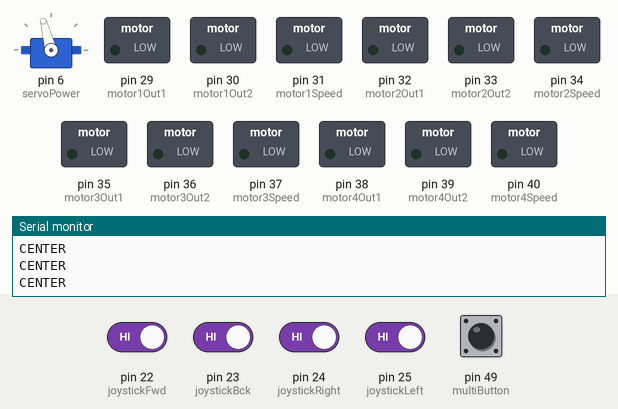
This sketch was run on a simulated Arduino Mega 2560, built with avr-gcc and run on an emulated ATmega2560. Parts: servo, switched loads named in the sketch (green lamp = pin HIGH), the last lines printed to the serial monitor. The test bench sets the inputs (shaded band); at power-on: pin 22 (joystickFwd), pin 23 (joystickBck), pin 24 (joystickRight), pin 25 (joystickLeft), pin 49 (multiButton) HIGH. Pins used as bus, display or sensor lines are not drawn.

Above: at 1.2 s.
1.3 s: pin 49 (multiButton) pulled LOW for 0.15 s
At 2.5 s:
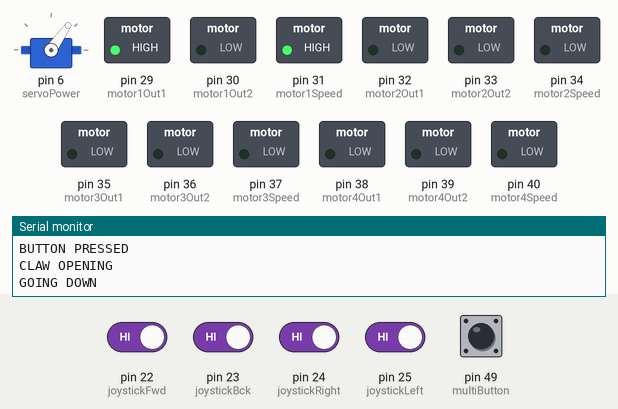
4.4 s: pin 22 (joystickFwd) driven LOW and pin 23 (joystickBck) driven LOW
7.4 s: pin 22 (joystickFwd) driven HIGH
At 8.8 s:
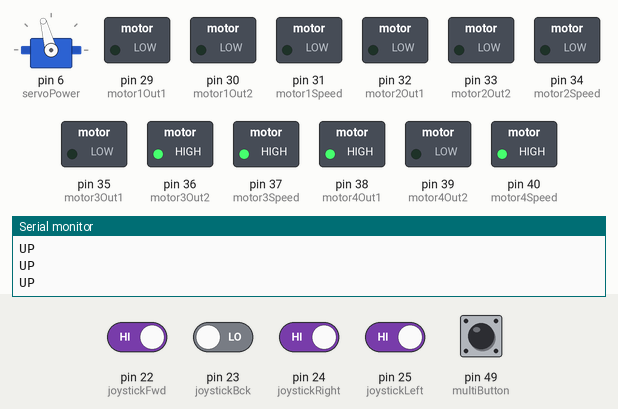
9.5 s: pin 22 (joystickFwd) driven LOW
At 10.1 s:
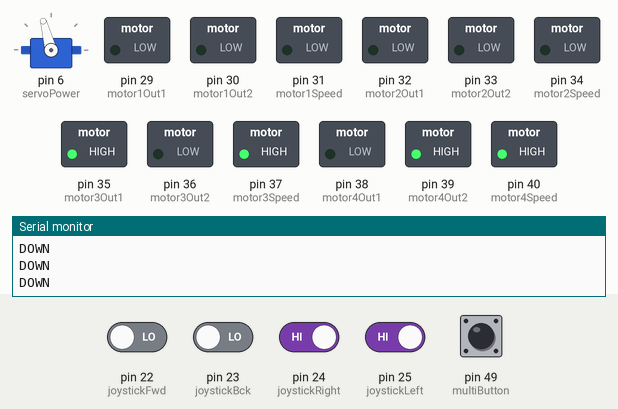
11.0 s: pin 49 (multiButton) pulled LOW for 1 s
At 11.6 s:
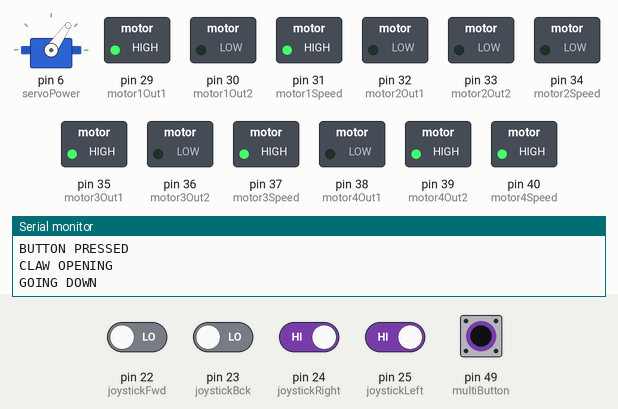
15.0 s: pin 22 (joystickFwd) driven HIGH and pin 23 (joystickBck) driven HIGH and pin 24 (joystickRight) driven LOW and pin 25 (joystickLeft) driven LOW and pin 49 (multiButton) driven LOW
At 19.1 s:
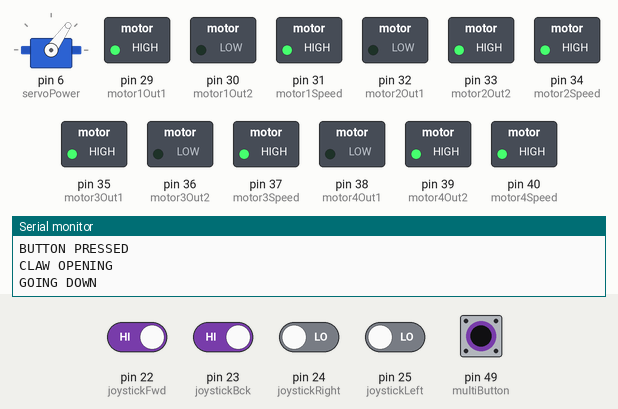
Timing chart, 0 to 22.4 s (numbered marks = the images above; inputs shaded):
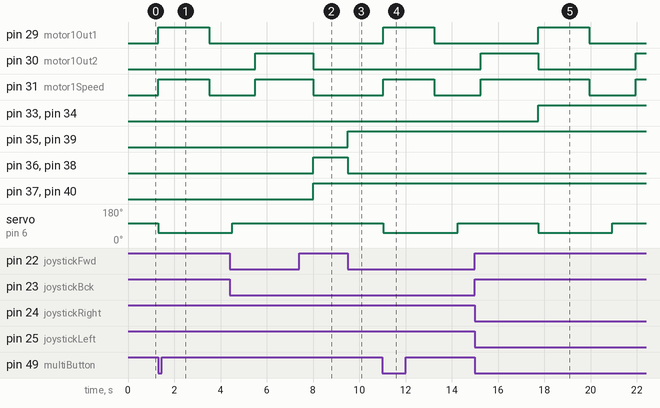

Measured:
- after the input at 1.3 s, pin 29 (motor1Out1), pin 31 (motor1Speed): LOW → HIGH at once, → LOW 2.2 s later; servo on pin 6 (servoPower): 105° → 55° at once
- after the input at 7.4 s, pin 35 (motor3Out1), pin 39 (motor4Out2): stays LOW (without the input it goes to HIGH after 0.60 s); pin 36 (motor3Out2), pin 38 (motor4Out1): LOW → HIGH after 0.60 s
- after the input at 9.5 s, pin 35 (motor3Out1), pin 39 (motor4Out2): LOW → HIGH at once; pin 36 (motor3Out2), pin 38 (motor4Out1): HIGH → LOW at once
- after the input at 11.0 s, pin 29 (motor1Out1), pin 31 (motor1Speed): LOW → HIGH after 0.05 s, → LOW 2.2 s later; servo on pin 6 (servoPower): 105° → 55° at once, → 105° 3.2 s later
- after the input at 15.0 s, pin 29 (motor1Out1): LOW → HIGH after 2.7 s, → LOW 2.2 s later; pin 33 (motor2Out2), pin 34 (motor2Speed): LOW → HIGH after 2.7 s; servo on pin 6 (servoPower): 105° → 55° after 2.7 s, → 105° 3.2 s later

The sketch:

combointest.ino
```cpp
#include <Servo.h>

void lowerClaw();

// Button/claw controls
const int servoPower = 6;
const int multiButton = 49;
int motorPos = 0;
bool upStroke = 0;
Servo clawServo;
int pos = 0;

// Digital output: Motors
// Motor 1 (Y axis; claw lift) pins
int motor1Out1 = 29;
int motor1Out2 = 30;
int motor1Speed = 31; // Speed control, 0-255
// Motor 2 (X axis; claw gantry) pins
int motor2Out1 = 32;
int motor2Out2 = 33;
int motor2Speed = 34; // Speed control, 0-255
// Motor 3 (Z axis; lower gantry) pins
int motor3Out1 = 35;
int motor3Out2 = 36;
int motor3Speed = 37; // Speed control, 0-255
// Motor 4 (Z axis; lower gantry) pins
int motor4Out1 = 38;
int motor4Out2 = 39;
int motor4Speed = 40; // Speed control, 0-255

// Joystick pins
int joystickBck = 23;
int joystickFwd = 22;
int joystickRight = 24;
int joystickLeft = 25;

void setup(){
    // Motor 1 pin modes
    pinMode(motor1Speed, OUTPUT);
    pinMode(motor1Out1, OUTPUT);
    pinMode(motor1Out2, OUTPUT);
    // Motor 2 pin modes
    pinMode(motor2Speed, OUTPUT);
    pinMode(motor2Out1, OUTPUT);
    pinMode(motor2Out2, OUTPUT);
    // Motor 3 pin modes
    pinMode(motor3Speed, OUTPUT);
    pinMode(motor3Out1, OUTPUT);
    pinMode(motor3Out2, OUTPUT);
    // Motor 4 pin modes
    pinMode(motor4Speed, OUTPUT);
    pinMode(motor4Out1, OUTPUT);
    pinMode(motor4Out2, OUTPUT);

    // Joystick pin modes
    pinMode(joystickBck, INPUT_PULLUP);
    pinMode(joystickFwd, INPUT_PULLUP);
    pinMode(joystickLeft, INPUT_PULLUP);
    pinMode(joystickRight, INPUT_PULLUP);

    // Button/claw pin modes
    pinMode(servoPower, OUTPUT);
    pinMode(multiButton, INPUT);
    digitalWrite(multiButton, INPUT_PULLUP);
    digitalWrite(servoPower, HIGH);

    clawServo.attach(6);
    clawServo.write(105);

    Serial.begin(9600);

}

void loop(){
if(digitalRead(joystickFwd) == LOW){
        digitalWrite(motor3Out1, HIGH); // MOTOR 1 FORWARD ON
        digitalWrite(motor3Out2, LOW); // REVERSE OFF
        digitalWrite(motor3Speed, 255); // SPEED MAX
        digitalWrite(motor4Out1, LOW); // MOTOR 2 FORWARD OFF (must be opposite)
        digitalWrite(motor4Out2, HIGH); // REVERSE OFF
        digitalWrite(motor4Speed, 255); // SPEED MAX
        Serial.println("DOWN");

    } else if(digitalRead(joystickBck) == LOW){
        digitalWrite(motor3Out1, LOW); // MOTOR 1 FORWARD OFF
        digitalWrite(motor3Out2, HIGH); // REVERSE ON
        digitalWrite(motor3Speed, 255); // SPEED MAX
        digitalWrite(motor4Out1, HIGH); // MOTOR 2 FORWARD ON
        digitalWrite(motor4Out2, LOW); // REVERSE OFF
        digitalWrite(motor4Speed, 255); // SPEED MAX
        Serial.println("UP");

    } else if(digitalRead(joystickLeft) == LOW){
        digitalWrite(motor2Out1, LOW); // MOTOR 1 FORWARD OFF
        digitalWrite(motor2Out2, HIGH); // REVERSE ON
        digitalWrite(motor2Speed, 255); // SPEED MAX
        Serial.println("LEFT");

    } else if(digitalRead(joystickRight) == LOW){
        digitalWrite(motor2Out1, HIGH); // MOTOR 1 FORWARD OFF
        digitalWrite(motor2Out2, LOW); // REVERSE ON
        digitalWrite(motor2Speed, 255); // SPEED MAX
        Serial.println("RIGHT");

    } else if(digitalRead(joystickFwd) == LOW && digitalRead(joystickLeft) == LOW){
        digitalWrite(motor3Out1, HIGH); // MOTOR 1 FORWARD ON
        digitalWrite(motor3Out2, LOW); // REVERSE OFF
        digitalWrite(motor3Speed, 255); // SPEED MAX
        digitalWrite(motor4Out1, LOW); // MOTOR 2 FORWARD OFF (must be opposite)
        digitalWrite(motor4Out2, HIGH); // REVERSE OFF
        digitalWrite(motor4Speed, 255); // SPEED MAX

        digitalWrite(motor2Out1, LOW); // MOTOR 1 FORWARD OFF
        digitalWrite(motor2Out2, HIGH); // REVERSE ON
        digitalWrite(motor2Speed, 255); // SPEED MAX
        Serial.println("UP LEFT");

    } else if(digitalRead(joystickFwd) == LOW && digitalRead(joystickRight) == LOW){
        digitalWrite(motor3Out1, HIGH); // MOTOR 1 FORWARD ON
        digitalWrite(motor3Out2, LOW); // REVERSE OFF
        digitalWrite(motor3Speed, 255); // SPEED MAX
        digitalWrite(motor4Out1, LOW); // MOTOR 2 FORWARD OFF (must be opposite)
        digitalWrite(motor4Out2, HIGH); // REVERSE OFF
        digitalWrite(motor4Speed, 255); // SPEED MAX

        digitalWrite(motor2Out1, HIGH); // MOTOR 1 FORWARD OFF
        digitalWrite(motor2Out2, LOW); // REVERSE ON
        digitalWrite(motor2Speed, 255); // SPEED MAX
        Serial.println("UP RIGHT");

    } else if(digitalRead(joystickBck) == LOW && digitalRead(joystickLeft) == LOW){
        digitalWrite(motor3Out1, LOW); // MOTOR 1 FORWARD OFF
        digitalWrite(motor3Out2, HIGH); // REVERSE ON
        digitalWrite(motor3Speed, 255); // SPEED MAX
        digitalWrite(motor4Out1, HIGH); // MOTOR 2 FORWARD ON
        digitalWrite(motor4Out2, LOW); // REVERSE OFF
        digitalWrite(motor4Speed, 255); // SPEED MAX

        digitalWrite(motor2Out1, LOW); // MOTOR 1 FORWARD OFF
        digitalWrite(motor2Out2, HIGH); // REVERSE ON
        digitalWrite(motor2Speed, 255); // SPEED MAX
        Serial.println("UP LEFT");

    } else if(digitalRead(joystickBck) == LOW && digitalRead(joystickRight) == LOW){
        digitalWrite(motor3Out1, LOW); // MOTOR 1 FORWARD OFF
        digitalWrite(motor3Out2, HIGH); // REVERSE ON
        digitalWrite(motor3Speed, 255); // SPEED MAX
        digitalWrite(motor4Out1, HIGH); // MOTOR 2 FORWARD ON
        digitalWrite(motor4Out2, LOW); // REVERSE OFF
        digitalWrite(motor4Speed, 255); // SPEED MAX

        digitalWrite(motor2Out1, HIGH); // MOTOR 1 FORWARD OFF
        digitalWrite(motor2Out2, LOW); // REVERSE ON
        digitalWrite(motor2Speed, 255); // SPEED MAX
        Serial.println("UP RIGHT");

    } else {
        digitalWrite(motor2Out1, LOW); // MOTOR 1/X FORWARD OFF
        digitalWrite(motor2Out2, LOW); // REVERSE OFF
        digitalWrite(motor2Speed, 0); // SPEED MIN

        digitalWrite(motor3Out1, LOW); // MOTOR 2/Y FORWARD OFF
        digitalWrite(motor3Out2, LOW); // REVERSE OFF
        digitalWrite(motor3Speed, 0); // SPEED MIN

        digitalWrite(motor4Out1, LOW); // MOTOR 2/Y FORWARD OFF
        digitalWrite(motor4Out2, LOW); // REVERSE OFF
        digitalWrite(motor4Speed, 0); // SPEED MIN

        Serial.println("CENTER");
        delay(100);

    }

    if(digitalRead(multiButton) == LOW){
        Serial.println("BUTTON PRESSED");
        lowerClaw();

    } else{
        // Serial.println("WAITING");
    }
}

void lowerClaw(){
    Serial.println("CLAW OPENING");
    clawServo.write(55);
    Serial.println("GOING DOWN");
    digitalWrite(motor1Out1, HIGH);
    digitalWrite(motor1Out2, LOW);
    digitalWrite(motor1Speed, 255);
    delay(2200);

    Serial.println("STOPPING AT BOTTOM");
    digitalWrite(motor1Out1, LOW);
    digitalWrite(motor1Out2, LOW);
    digitalWrite(motor1Speed, 0);
    delay(1000);

    Serial.println("CLAW CLOSING");
    clawServo.write(105);
    delay(1000);

    Serial.println("GOING UP");
    digitalWrite(motor1Out1, LOW);
    digitalWrite(motor1Out2, HIGH);
    digitalWrite(motor1Speed, 255);
    delay(2500);

    Serial.println("STOPPING AT TOP");
    digitalWrite(motor1Out1, LOW);
    digitalWrite(motor1Out2, LOW);
    digitalWrite(motor1Speed, 0);
}
```
